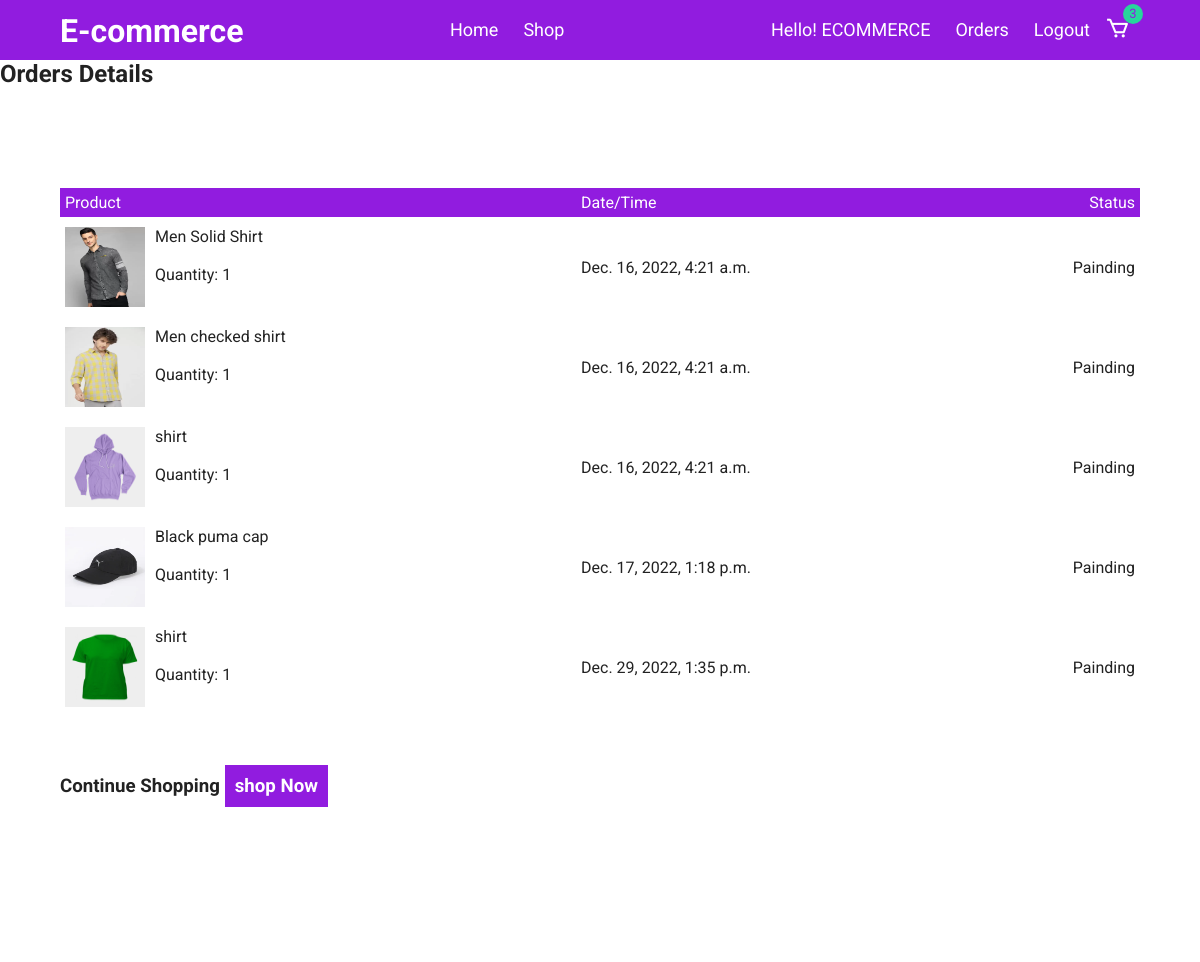
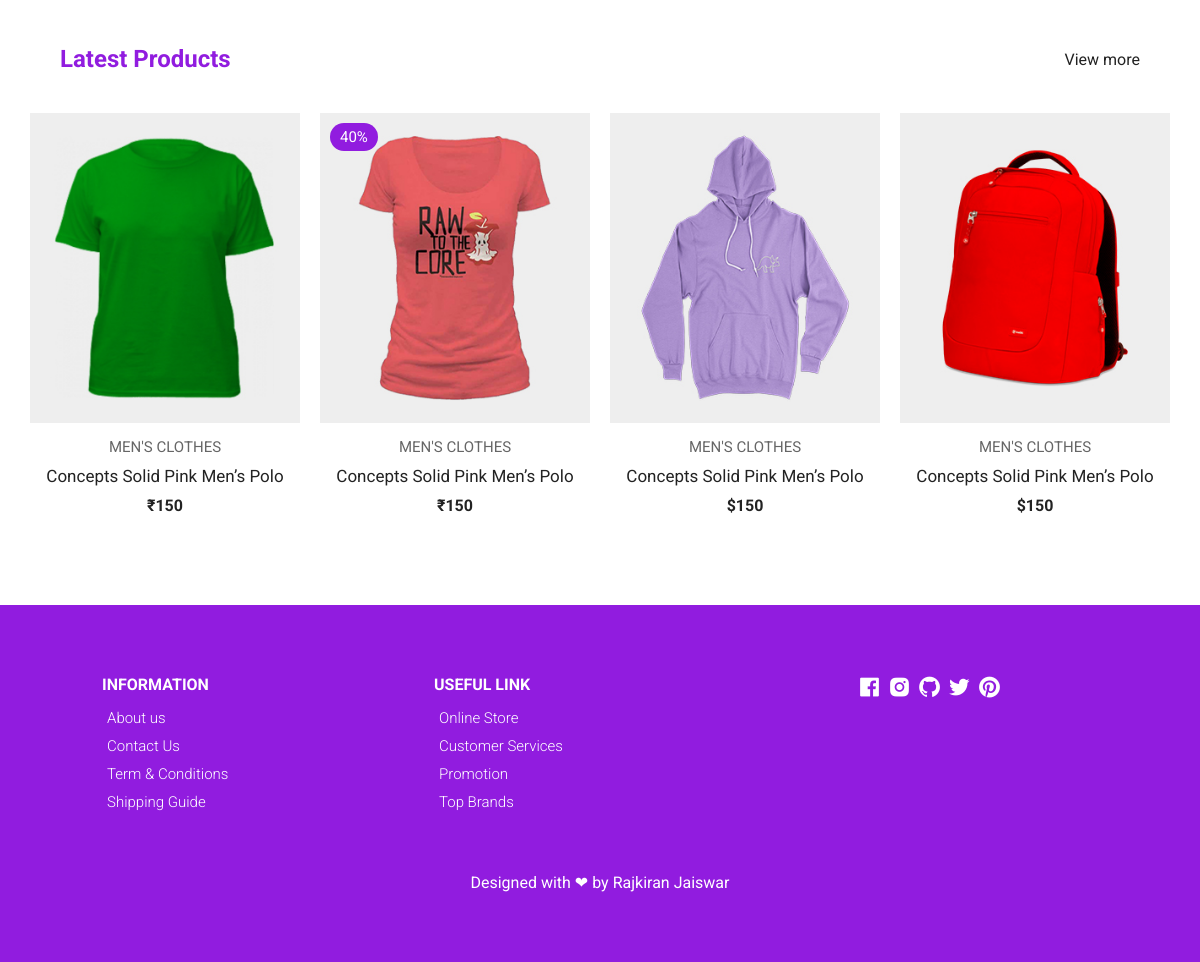
Page /order (signed in) on the committed database (2 pictures, top to bottom).
### myapp/models.py (models this page shows, shortened)
class OrderPlacedModel(models.Model):
    user = models.ForeignKey(User, on_delete=models.CASCADE)
    customer = models.ForeignKey(CustomerModel, on_delete=models.CASCADE)
    product = models.ForeignKey(ProductModel, on_delete=models.CASCADE)
    quantity = models.PositiveIntegerField(default=1)
    order_date = models.DateTimeField(auto_now_add=True)

class ProductModel(models.Model):
    title = models.CharField(max_length=100)
    price = models.FloatField()
    size = models.CharField(max_length=50)
    description = models.TextField()
    brand = models.CharField(max_length=100)
    category = models.CharField(choices=CATEGORY_CHOICES ,max_length=5)
    product_image = models.ImageField(upload_to='productimg')

### myapp/views.py (the view)
# urls.py: path('order',views.order,name="order"),
def order(request):
    user = request.user
    op = OrderPlacedModel.objects.filter(user=user)
    return render(request,'order.html',{'op':op})

### templates/order.html (shortened to what this page needs)
{% include 'header.html' %}
{% block content %}
<h2>Orders Details</h2>
    <div class="container cart">
      <table>
        <tr>
          <th>Product</th>
          <th>Date/Time</th>
          <th>Status</th>
        </tr>
        {% for i in op %}
        <tr>
          <td>
            <div class="cart-info">
              <img src="{{i.product.product_image.url}}" alt="" />
              <div>
                <p>{{i.product.title}}</p><br>
                <span>Quantity: {{i.quantity}}</span> <br />
              </div>
            </div>
          </td>
          <td>{{i.order_date}}</td>
          <td>Painding</td>
        </tr>
        {% endfor %}
      </table> <br><br>
      <h3>Continue Shopping <a href="{% url 'menswear' %}" class="checkout">shop Now</a></h3>
    </div>
    <section class="section featured">
      <div class="top container">
        <h1>Latest Products</h1>
        <a href="#" class="view-more">View more</a>
      </div>
      <div class="product-center container">
        <div class="product-item">
          <div class="overlay">
            <a href="" class="product-thumb">
              <img src="static/images/product-6.jpg" alt="" />
            </a>
          </div>
          <div class="product-info">
            <span>MEN'S CLOTHES</span>
            <a href="">Concepts Solid Pink Men’s Polo</a>
            <h4>₹150</h4>
          </div>
          <ul class="icons">
          </ul>
        </div>
        <div class="product-item">
          <div class="overlay">
            <a href="" class="product-thumb">
              <img src="static/images/product-1.jpg" alt="" />
            </a>
            <span class="discount">40%</span>
          </div>
          <div class="product-info">
            <span>MEN'S CLOTHES</span>
            <a href="">Concepts Solid Pink Men’s Polo</a>
            <h4>₹150</h4>
          </div>
          <ul class="icons">
          </ul>
        </div>
        <div class="product-item">
          <div class="overlay">
            <a href="" class="product-thumb">
              <img src="static/images/product-3.jpg" alt="" />
            </a>
          </div>
          <div class="product-info">
            <span>MEN'S CLOTHES</span>
            <a href="">Concepts Solid Pink Men’s Polo</a>
            <h4>$150</h4>
          </div>
          <ul class="icons">
          </ul>
        </div>
        <div class="product-item">
          <div class="overlay">
            <a href="" class="product-thumb">
              <img src="static/images/product-2.jpg" alt="" />
            </a>
          </div>
          <div class="product-info">
            <span>MEN'S CLOTHES</span>
            <a href="">Concepts Solid Pink Men’s Polo</a>
            <h4>$150</h4>
          </div>
          <ul class="icons">
          </ul>
        </div>
      </div>
    </section>
{% endblock %}
{% include 'footer.html' %}

### templates/header.html (shortened to what this page needs)
{% load static %}
<!DOCTYPE html>
<html lang="en">
  <head>
    <link
      href="https://unpkg.com/boxicons@2.0.7/css/boxicons.min.css"
      rel="stylesheet"
    />
    <link rel="stylesheet" href="https://cdnjs.cloudflare.com/ajax/libs/font-awesome/6.2.1/css/all.min.css" />
    <link rel="stylesheet" href="https://cdnjs.cloudflare.com/ajax/libs/Glide.js/3.4.1/css/glide.core.css">
    <link rel="stylesheet" href="https://cdnjs.cloudflare.com/ajax/libs/Glide.js/3.4.1/css/glide.theme.css">
    <link rel="stylesheet" href="/static/css/styles.css" />
    <link rel="stylesheet" href="/static/css/checkout.css" />
  </head>
  <body>
    <header class="header" id="header">
      <div class="navigation">
        <div class="nav-center container d-flex">
          <a href="/" class="logo"><h1>E-commerce</h1></a>
            <ul class="nav-list d-flex">
              <li class="nav-item">
                <a href="/" class="nav-link">Home</a>
              </li>
              <li class="nav-item">
                <a href="{% url 'menswear' %}" class="nav-link">Shop</a>
              </li>
            </ul>
          {% if user.is_authenticated %}
          <div class="icons d-flex">
            <li class="nav-item">
              <a href="{% url "profile" %}" class="nav-link">Hello! {{request.user | upper}}</a>
            </li>
            <li class="nav-item">
              <a href="{% url 'order' %}" class="nav-link">Orders</a>
            </li>
            <li class="nav-item">
              <a href="{% url 'logout' %}" class="nav-link">Logout</a>
            </li>
            <a href="{% url 'cart' %}" class="icon">
              <i class="bx bx-cart"></i>
              <span class="d-flex">3</span>
            </a>
          </div>
            {% else %}
            <div class="icons d-flex">
              <li class="nav-item">
                <a href="{% url 'login' %}" class="nav-link">Login</a>
              </li>
            </div>
          {% endif %}
        </div>
      </div>
  </body>
</html>

### static/css/styles.css (style rules this page uses)
:root { --white: #fff; --black: #222; --green: #911cdf; --grey1: #f0f0f0; --grey2: #edc6ff; }
*, *::before, *::after { margin: 0; padding: 0; box-sizing: inherit; }
html { box-sizing: border-box; font-size: 62.5%; }
body { font-family: 'Roboto', sans-serif; font-size: 1.6rem; background-color: var(--white); color: var(--black); font-weight: 400; font-style: normal; }
a { text-decoration: none; color: var(--black); }
li { list-style: none; }
.container { max-width: 114rem; margin: 0 auto; padding: 0 3rem; }
.d-flex { display: flex; align-items: center; }
.header { min-height: 100vh; }
.navigation { height: 6rem; line-height: 6rem; background-color: var(--green); }
.nav-center { justify-content: space-between; }
.nav-center .nav-item:not(:last-child) { margin-right: 0.5rem; }
.navigation .nav-center h1 { color: var(--white); }
.nav-center .nav-link { font-size: 1.8rem; margin-left: 2rem; color: var(--white); position: relative; }
.nav-center a:after { content: ""; position: absolute; background-color: #ffffff; height: 1px; width: 0; left: 0; bottom: -1px; transition: 0.4s; }
.icon { cursor: pointer; font-size: 2.5rem; padding: 0 1rem; color: white; position: relative; }
.icon span { position: absolute; top: 3px; right: -3px; background-color: rgb(39, 214, 156); color: var(--green); border-radius: 50%; font-size: 1.3rem; height: 2rem; width: 2rem; justify-content: center; }
.section { padding: 10rem 0 5rem 0; overflow: hidden; }
.product-center { display: flex; align-items: center; justify-content: center; flex-wrap: wrap; max-width: 120rem; margin: 0 auto; padding: 0 2rem; }
.product-item { position: relative; width: 27rem; margin: 0 auto; margin-bottom: 3rem; }
.product-thumb img { width: 100%; height: 31rem; object-fit: cover; transition: all 500ms linear; }
.product-info { padding: 1rem; text-align: center; }
.product-info span { display: inline-block; font-size: 1.5rem; color: #666; margin-bottom: 1rem; }
.product-info a { font-size: 1.7rem; display: block; margin-bottom: 1rem; transition: all 300ms ease; }
.product-item .icons { position: absolute; left: 50%; top: 35%; transform: translateX(-50%); display: flex; align-items: center; }
.product-item .overlay { position: relative; overflow: hidden; cursor: pointer; width: 100%; }
.product-item .overlay::after { content: ''; top: 0; left: 0; width: 100%; height: 100%; background-color: rgba(0, 0, 0, 0.473); visibility: hidden; opacity: 0; transition: 300ms ease-out; }
.product-item .discount { position: absolute; top: 1rem; left: 1rem; background-color: var(--green); padding: 0.5rem 1rem; color: var(--white); border-radius: 2rem; font-size: 1.5rem; }
.section .top { display: flex; align-items: center; justify-content: space-between; margin-bottom: 4rem; }
.section .top h1 { color: var(--green); }
.cart { margin: 10rem auto; }
table { width: 100%; border-collapse: collapse; }
.cart-info { display: flex; flex-wrap: wrap; }
th { text-align: left; padding: 0.5rem; color: #fff; background-color: var(--green); font-weight: normal; }
td { padding: 1rem 0.5rem; }
td img { width: 8rem; height: 8rem; margin-right: 1rem; }
td:last-child { text-align: right; }
th:last-child { text-align: right; }
.checkout { display: inline-block; background-color: var(--green); color: white; padding: 1rem; margin-top: 1rem; }

### rows in the picture
OrderPlacedModel: product.product_image (picture), product "Men Solid Shirt", quantity "1", order_date "Dec. 16, 2022, 4:21 a.m."
OrderPlacedModel: product.product_image (picture), product "Men checked shirt", quantity "1", order_date "Dec. 16, 2022, 4:21 a.m."
OrderPlacedModel: product.product_image (picture), product "shirt", quantity "1", order_date "Dec. 16, 2022, 4:21 a.m."
OrderPlacedModel: product.product_image (picture), product "Black puma cap", quantity "1", order_date "Dec. 17, 2022, 1:18 p.m."
OrderPlacedModel: product.product_image (picture), product "shirt", quantity "1", order_date "Dec. 29, 2022, 1:35 p.m."

### other values in the picture
{{ request.user | upper }} "ECOMMERCE"
